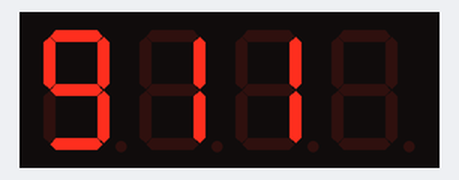
This sketch was run on a simulated Arduino Uno, built with avr-gcc and run on an emulated ATmega328P. Parts: 4-digit seven-segment display. Wiring (inferred from the names in the program): 4-digit 7-segment display, segments lit when HIGH: segments pin 12, pin 11, pin 10, pin 9, pin 8, pin 7, pin 6, pin 5; digit selects pin 1, pin 2, pin 3, pin 4. The segment pins are drawn as the display they are named for.

Above: at 0.85 s.
At 2.45 s:
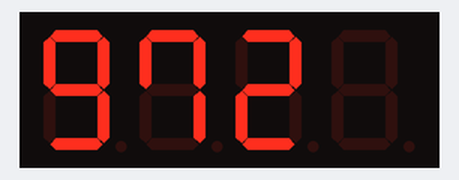
At 5.09 s:
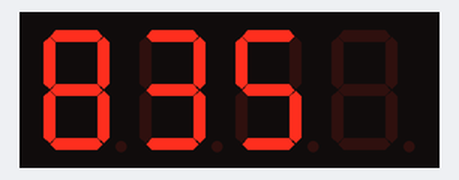
At 9.27 s:
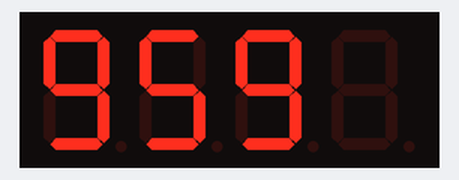
At 30.17 s:
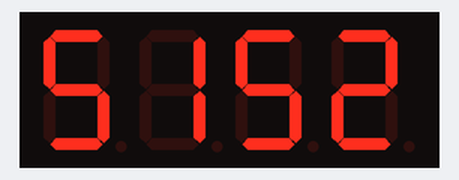
At 37.97 s:
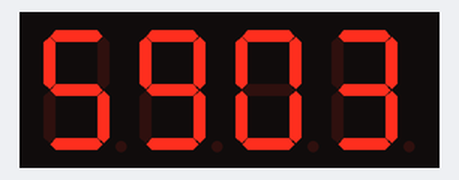

The sketch:

_7segs-display.ino
```cpp
/*
    Count from 0 to 9999 on a 4-digits 7-segments display.

    This is for a common cathode display. For common anode, invert digitalWrite calls (HIGH <-> LOW).
    If you have less digits, change NUM_DIGITS and MAX_NUMBER.

    Created 18 Feb 2015
    by Jean-Christophe Lariviere
*/

const int NUM_SEGMENTS = 8;
const int NUM_DIGITS = 4;
const int MAX_NUMBER = 9999;

// Since the display is multiplexed, we need to turn the digits on and off very quickly.
// This defines the "on" time of a digit before switching to the next (in milliseconds).
const int DELAY_BETWEEN_DIGITS = 3;

// Change these to fit your setup
int segPins[] = {12, 11, 10, 9, 8, 7, 6, 5};
int digitPins[] = {1, 2, 3, 4};

char* numberSegments[] = {
    "11111100", // 0
    "01100000", // 1
    "11011010", // 2
    "11110010", // 3
    "01100110", // 4
    "10110110", // 5
    "10111110", // 6
    "11100100", // 7
    "11111110", // 8
    "11110110"  // 9
};


void setup()
{
    for (int i = 0; i < NUM_SEGMENTS; i++)
    {
        pinMode(segPins[i], OUTPUT);
    }

    for (int i = 0; i < NUM_DIGITS; i++)
    {
        pinMode(digitPins[i], OUTPUT);
        digitalWrite(digitPins[i], HIGH); // off
    }
}

int num = 0;

void loop()
{
    displayNumber(num);

    num++;
    num %= (MAX_NUMBER + 1);
}

void displayNumber(int number)
{
    // Most significant digit first, iterate on the number of digits of the number (to show 42 instead of 0042)
    for (int i = numberOfDigits(number) - 1; i >= 0; i--)
    {
        int currentDigit = number / pow(10, i);
        displayDigit(digitPins[i], currentDigit);

        number -= pow(10, i) * currentDigit;
    }
}

int numberOfDigits(int number)
{
    return
        (number < 10 ? 1 :
        (number < 100 ? 2 :
        (number < 1000 ? 3 :
        4)));
}

void displayDigit(int digitPin, int number)
{
    prepareSegsForNumber(number);

    digitalWrite(digitPin, LOW);
    delay(DELAY_BETWEEN_DIGITS);
    digitalWrite(digitPin, HIGH);
}

void prepareSegsForNumber(int number)
{
    char* segments = numberSegments[number];

    for (int i = 0; i < NUM_SEGMENTS; i++)
    {
        digitalWrite(segPins[i], segments[i] == '0' ? LOW : HIGH);
    }
}
```
